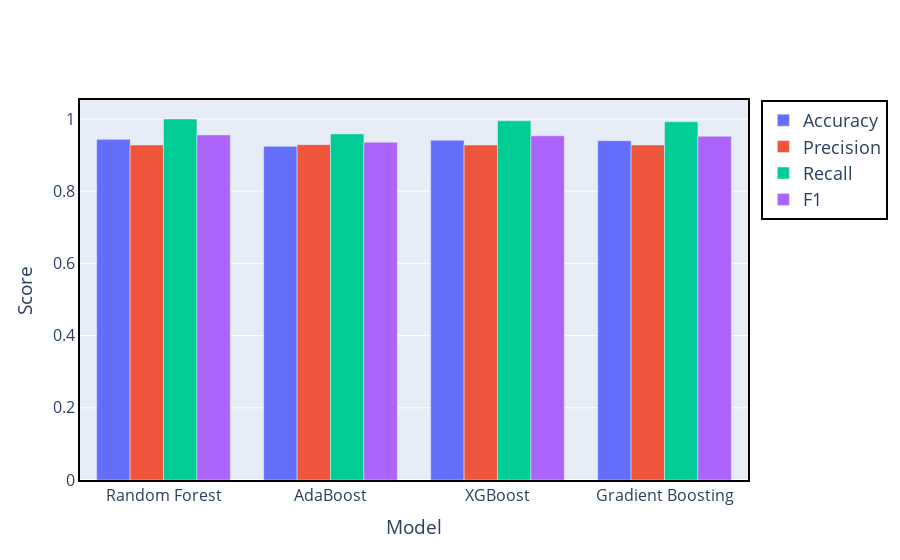

Here is the notebook cell this chart was saved with:
### Code cell
# Make a bar chart of the cross validation results that contains the accuracy, precision, recall, and f1 scores. The graph should also contain value of each of the scores.

import plotly.graph_objects as go

fig = go.Figure(
    data=[
        go.Bar(
            name="Accuracy",
            x=cross_validation_result_df["model_name"],
            y=cross_validation_result_df["accuracy"],
        ),
        go.Bar(
            name="Precision",
            x=cross_validation_result_df["model_name"],
            y=cross_validation_result_df["precision"],
        ),
        go.Bar(
            name="Recall",
            x=cross_validation_result_df["model_name"],
            y=cross_validation_result_df["recall"],
        ),
        go.Bar(
            name="F1",
            x=cross_validation_result_df["model_name"],
            y=cross_validation_result_df["f1"],
        ),
    ]
)

fig.update_layout(
    barmode="group",
    xaxis_title="Model",
    yaxis_title="Score",
    font=dict(size=16),
    legend=dict(
        bordercolor="Black",
        borderwidth=2,
        font=dict(size=18),
    ),
)

fig.update_xaxes(showline=True, linewidth=2, linecolor="black", mirror=True)

fig.update_yaxes(showline=True, linewidth=2, linecolor="black", mirror=True)

fig.show()

### Figure 1 — Plotly figure (JSON) as saved in the notebook; plotly's stock layout.template omitted (floating-point values rounded to 4 significant figures)
{"data": [{"name": "Accuracy", "type": "bar", "x": ["Random Forest", "AdaBoost", "XGBoost", "Gradient Boosting"], "y": [0.9436, 0.9243, 0.941, 0.9397]}, {"name": "Precision", "type": "bar", "x": ["Random Forest", "AdaBoost", "XGBoost", "Gradient Boosting"], "y": [0.9279, 0.9289, 0.9279, 0.9279]}, {"name": "Recall", "type": "bar", "x": ["Random Forest", "AdaBoost", "XGBoost", "Gradient Boosting"], "y": [1, 0.9588, 0.9949, 0.9923]}, {"name": "F1", "type": "bar", "x": ["Random Forest", "AdaBoost", "XGBoost", "Gradient Boosting"], "y": [0.956, 0.9356, 0.9534, 0.9521]}], "layout": {"barmode": "group", "font": {"size": 16}, "legend": {"bordercolor": "Black", "borderwidth": 2, "font": {"size": 18}}, "xaxis": {"linecolor": "black", "linewidth": 2, "mirror": true, "showline": true, "title": {"text": "Model"}}, "yaxis": {"linecolor": "black", "linewidth": 2, "mirror": true, "showline": true, "title": {"text": "Score"}}}}
